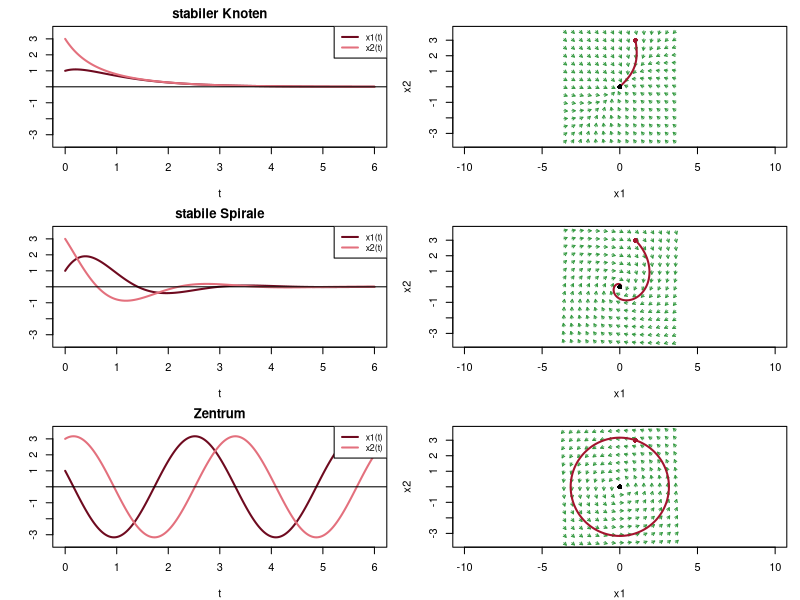

Write R code to recreate this figure.
# Abb. 4.10: drei lineare Systeme dx/dt = A x mit x(0) = (1, 3) (Buch, Abschnitt 4.2, Gl. 4.8 und 4.10)
# oben stabiler Knoten A = (-2 1; 1 -2), Mitte stabile Spirale A = (-1 2; -2 -1), unten Zentrum A = (0 -2; 2 0)
# links Zeitverläufe (Lösungsformeln), rechts Phasenebene mit Richtungsfeld
# (c) 2026 Philipp Kügler · Programm zum Buch „Dynamische Systeme in den Lebenswissenschaften“ · MIT-Lizenz (siehe LICENSE)
namen <- c("stabiler Knoten", "stabile Spirale", "Zentrum")
As <- list(matrix(c(-2, 1, 1, -2), 2, byrow = TRUE), matrix(c(-1, 2, -2, -1), 2, byrow = TRUE), matrix(c(0, -2, 2, 0), 2, byrow = TRUE))
t <- seq(0, 6, length.out = 800)
X1 <- list(2 * exp(-t) - exp(-3 * t), exp(-t) * (cos(2 * t) + 3 * sin(2 * t)), cos(2 * t) - 3 * sin(2 * t))   # Lösungsformeln
X2 <- list(2 * exp(-t) + exp(-3 * t), exp(-t) * (3 * cos(2 * t) - sin(2 * t)), 3 * cos(2 * t) + sin(2 * t))
g <- expand.grid(x1 = seq(-3.6, 3.6, length.out = 15), x2 = seq(-3.6, 3.6, length.out = 15))
par(mfrow = c(3, 2), mar = c(4, 4, 2, 1))
for (z in 1:3) {
  A <- As[[z]]
  lam <- eigen(A)$values; lam <- lam[order(Im(lam), Re(lam))]   # nach Imaginär-, dann Realteil ordnen
  cat(namen[z], ": Eigenwerte ", paste(sprintf("%g%+gi", Re(lam), Im(lam)), collapse = "  "), "\n", sep = "")
  plot(t, X1[[z]], type = "l", col = rgb(0.43, 0.04, 0.12), lwd = 2, ylim = c(-3.5, 3.5), xlab = "t", ylab = "", main = namen[z])
  lines(t, X2[[z]], col = rgb(0.89, 0.44, 0.49), lwd = 2); abline(h = 0)
  legend("topright", legend = c("x1(t)", "x2(t)"), col = c(rgb(0.43, 0.04, 0.12), rgb(0.89, 0.44, 0.49)), lwd = 2, cex = 0.8)
  U <- A[1, 1] * g$x1 + A[1, 2] * g$x2; V <- A[2, 1] * g$x1 + A[2, 2] * g$x2; L <- sqrt(U^2 + V^2) + 1e-12
  plot(NULL, xlim = c(-3.6, 3.6), ylim = c(-3.6, 3.6), asp = 1, xlab = "x1", ylab = "x2")
  arrows(g$x1, g$x2, g$x1 + 0.22 * U / L, g$x2 + 0.22 * V / L, length = 0.03, col = rgb(0.2, 0.6, 0.25))
  lines(X1[[z]], X2[[z]], col = rgb(0.64, 0.08, 0.18), lwd = 2)
  points(1, 3, pch = 16, col = rgb(0.64, 0.08, 0.18)); points(0, 0, pch = 16)
}
